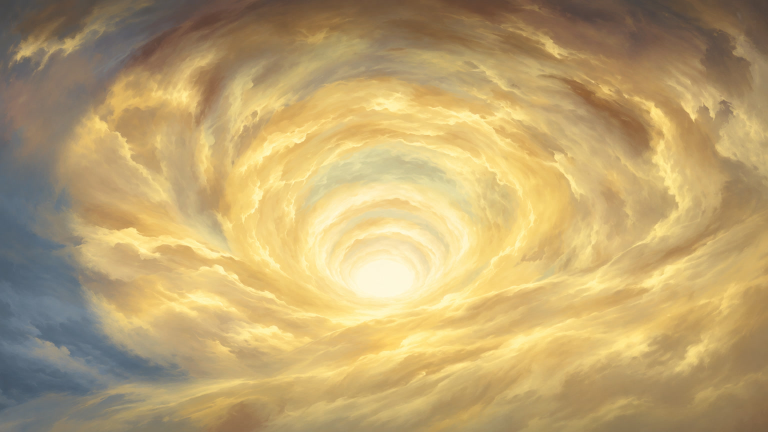
#> input picture Assets/GoldenCloudVortex/WeChatMiniGame/art/CloudPainting.jpg, 1536 x 864 px (shown at 1/2 size)
$ python bake_vortex.py   (older library calls are emulated)
#> lines starting #> are read from the running program, lines starting #| are printed output that depends on the picture
"""Bake the funnel and its painted cloud flow / MatCap atlas with NumPy, Pillow and OpenCV."""
from pathlib import Path
import struct
import json
import cv2
import numpy as np
from PIL import Image

ART = Path(__file__).resolve().parents[1] / "WeChatMiniGame" / "art"
ASPECT = 16 / 9
CENTER = np.array([0.5, 0.35])  # Painting UV, measured from the bottom.
SECTORS, RINGS = 72, 24
TAU = 2 * np.pi


def smooth(a, b, x):
    t = np.clip((x - a) / (b - a), 0, 1)
    return t*t*(3-2*t)


def bake_flow():
    w,h = 256,144
    # Work bottom-up so relief agrees with the GPU UV convention.
    rgb = np.asarray(Image.open(ART / "CloudPainting.jpg").convert("RGB"), dtype="f4")[::-1] / 255
    luma = cv2.resize(rgb @ np.array([.2126,.7152,.0722],dtype="f4"), (w,h), interpolation=cv2.INTER_AREA)
    dx = cv2.Sobel(luma,cv2.CV_32F,1,0)
    dy = cv2.Sobel(luma,cv2.CV_32F,0,1)
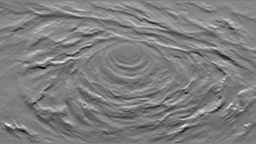
#> dy: shape (144, 256) float32; min -1.05, max 1.04, mean -0.0108; drawn with min black and max white
    blur = lambda v: cv2.GaussianBlur(v,(0,0),2.5)
    v,u = np.mgrid[:h,:w]
    u,v=(u+.5)/w,(v+.5)/h
    x,y=(u-CENTER[0])*ASPECT,v-CENTER[1]
    r=np.hypot(x,y)
    nx,ny=x/np.maximum(r,.0001),y/np.maximum(r,.0001)
    # Orbit centres rise on larger ellipses, keeping the foreground shelf low.
    height_ratio, lift = .72,.36
    scaled_y = y/height_ratio
    ring = (np.sqrt((1-lift*lift)*x*x+scaled_y*scaled_y)-lift*scaled_y)/(1-lift*lift)
    orbit_y = CENTER[1]+lift*height_ratio*ring
    broad = lambda channel: cv2.GaussianBlur(channel,(0,0),5)
    angular_travel = np.minimum(.72,.32/np.maximum(ring,.001))
    angular_travel *= smooth(.065,.23,ring)*(.87+.13*broad(luma))
#> in smooth, `return t*t*(3-2*t)`:
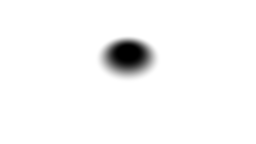
#> returned value: shape (144, 256) float64; min 0, max 1, mean 0.971
    border = np.minimum(np.minimum(u,1-u)*ASPECT,np.minimum(v,1-v))
    angular_travel = np.minimum(angular_travel,1.85*border/np.maximum(ring,.001))
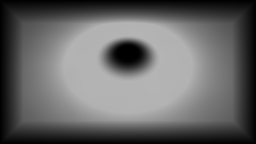
#> angular_travel: shape (144, 256) float64; min 0, max 0.708, mean 0.402
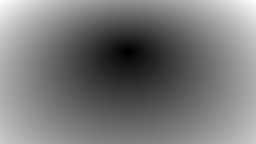
#> ring: shape (144, 256) float64; min 0.00348, max 1.3, mean 0.616; drawn with min black and max white
    phase = .49+.19*np.sin(5*u+2*v)+.18*np.cos(7*v-3*u)+.10*broad(luma)
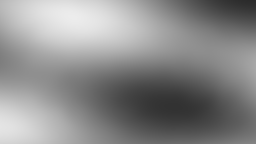
#> phase: shape (144, 256) float64; min 0.171, max 0.927, mean 0.546
    mx,my=2*u-1,2*v-1
    mz=np.sqrt(np.maximum(0,1-mx*mx-my*my))
    cap=np.clip(.31+.63*np.maximum(0,-.36*mx+.54*my+.76*mz)+.11*(1-mz)**2,0,1)
    flow=np.stack((angular_travel,orbit_y,phase,cap),axis=-1)
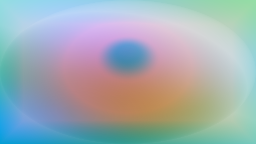
#> flow: shape (144, 256, 4) float64; mean of channels 0, 1, 2, 3 0.402, 0.51, 0.546, 0.64; transparent parts drawn white
    Image.fromarray(np.uint8(np.clip(flow[::-1],0,1)*255+.5)).save(ART/"CloudFlow.png")
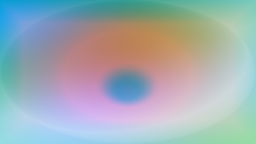
#> saved as CloudFlow.png: PIL image 256x144 RGBA; mean R, G, B, A 102.4, 129.9, 139.3, 163.2; transparent parts drawn white
    # Low-frequency painted relief is baked into the mesh. The flash lookup
    # follows the rounded cloud lips without per-pixel normal reconstruction.
    slope=np.stack((blur(dx),blur(dy)),axis=-1)
    surface=np.stack((-nx*.35,-ny*.30),axis=-1)-slope*1.7
    sites=[]
    for angle in np.arange(20)*TAU/20:
        radii=np.linspace(.27,.70,52)
        su=CENTER[0]+radii*np.cos(angle)/ASPECT
        sv=CENTER[1]+radii*np.sin(angle)
        sx=np.clip((su*w).astype(int),0,w-1);sy=np.clip((sv*h).astype(int),0,h-1)
        score=np.abs(luma[sy,sx]-.63)+.22*np.abs(radii-.46)
        score+=4*((su<.13)|(su>.87)|(sv<.13)|(sv>.88))
        best=score.argmin()
        sites.append(dict(x=round(float(su[best]),5),y=round(float(sv[best]),5)))
#> this loop made 20 passes
#> best on passes 1 to 12: 37, 35, 29, 29, 26, 23, 24, 22, 37, 17, 40, 28
#> after the loop, sites = 20 items
    (ART/"FlashSites.json").write_text(json.dumps(dict(points=sites),separators=(',',':')),encoding="utf8")
    return np.clip(surface,-.9,.9)


def vertex(u,v,z,theta,r,surface):
    # Position the ivory throat slightly below frame centre.
#> called with u = 0.5, v = 0.35, z = 78, theta = 0, r = 0, surface = array of shape (144, 256, 2)
    screen_y=v+.048*np.sin(np.pi*np.clip(v,0,1))
#> screen_y = 0.393
    lens=np.tan(np.deg2rad(25))
    p=[(u-.5)*2*ASPECT*lens*z,(screen_y-.5)*2*lens*z,z]
#> p = [0, -7.8, 78]
    swell=smooth(.055,.26,r)*(1-smooth(.94,1.46,r))
    # Preserve the GVX1 vertex layout shared with the serialized Unity mesh.
    # The original displacement channels are reserved.
    front=(1-smooth(-.14,.04,v-CENTER[1]+.11*(u-CENTER[0])*ASPECT))*smooth(.18,.46,r)
#> front = 0
    exposed=1-.70*smooth(.56,.85,u)*(1-front)
#> exposed = 1
    amplitude=swell*(.035+.044*front+.019*(.5+.5*np.sin(3*theta+9*r)))*exposed
#> amplitude = 0
    phase=8.7*r+1.3*np.sin(theta)+2*theta
    direction=theta+1.08+front*.84
#> direction = 1.08
    h,w=surface.shape[:2]
#> h = 144; w = 256
    normal=surface[np.clip(int(v*h),0,h-1),np.clip(int(u*w),0,w-1)]
#> normal = [-0.346, -0.0611]
    return p+[u,v,amplitude*np.cos(direction),amplitude*np.sin(direction),phase,.028*swell,*normal]


def bake_mesh(surface):
    vertices=[vertex(*CENTER,78,0,0,surface)]
#> vertices = [[0, -7.8, 78, 0.5, 0.35, 0, 0, 0, 0, -0.346, -0.0611]]
    indices=[]
    for k in range(1,RINGS+1):
        radius=1.42*(k/RINGS)**1.20
        for j in range(SECTORS):
            theta=TAU*j/SECTORS
            r=radius*(1+.048*np.sin(3*theta+radius*3)+.032*np.cos(2*theta-radius*4))
            u=CENTER[0]+r*np.cos(theta)/ASPECT
            v=CENTER[1]+r*np.sin(theta)
            depth=6+72/(1+5.5*r)*(1+.065*smooth(.01,.3,r)*np.sin(theta*3+13*r))
            vertices.append(vertex(u,v,depth,theta,r,surface))
            i=1+(k-1)*SECTORS+j
            nxt=1+(k-1)*SECTORS+(j+1)%SECTORS
            if k==1:
                indices.extend([0,nxt,i])
            else:
                indices.extend([i-SECTORS,nxt,i, i-SECTORS,nxt-SECTORS,nxt])
#> this loop made 24 passes
#> radius on pass 2: 0.072
    vertices=np.asarray(vertices,dtype="<f4")
    indices=np.asarray(indices,dtype="<u2")
    with (ART/"Funnel.bytes").open("wb") as f:
        f.write(struct.pack("<4sII",b"GVX1",len(vertices),len(indices)))
        f.write(vertices.tobytes())
        f.write(indices.tobytes())
    print(f"Cloud funnel: {len(vertices)} vertices, {len(indices)//3} triangles")
#| Cloud funnel: 1729 vertices, 3384 triangles


if __name__=="__main__":
    bake_mesh(bake_flow())
